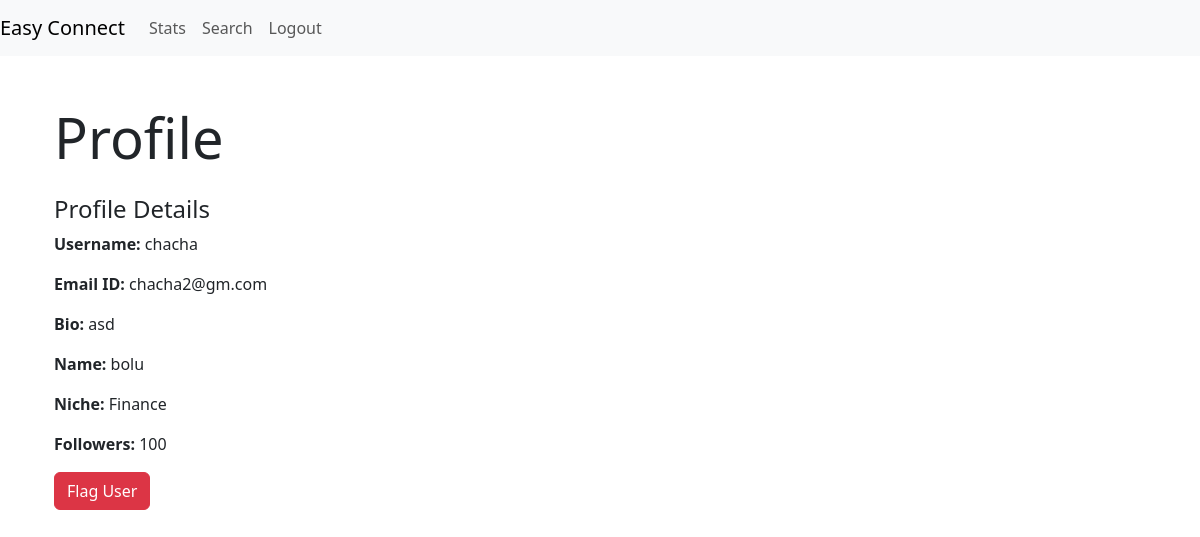
The page /profile/2 (signed in) on the database as committed earlier.
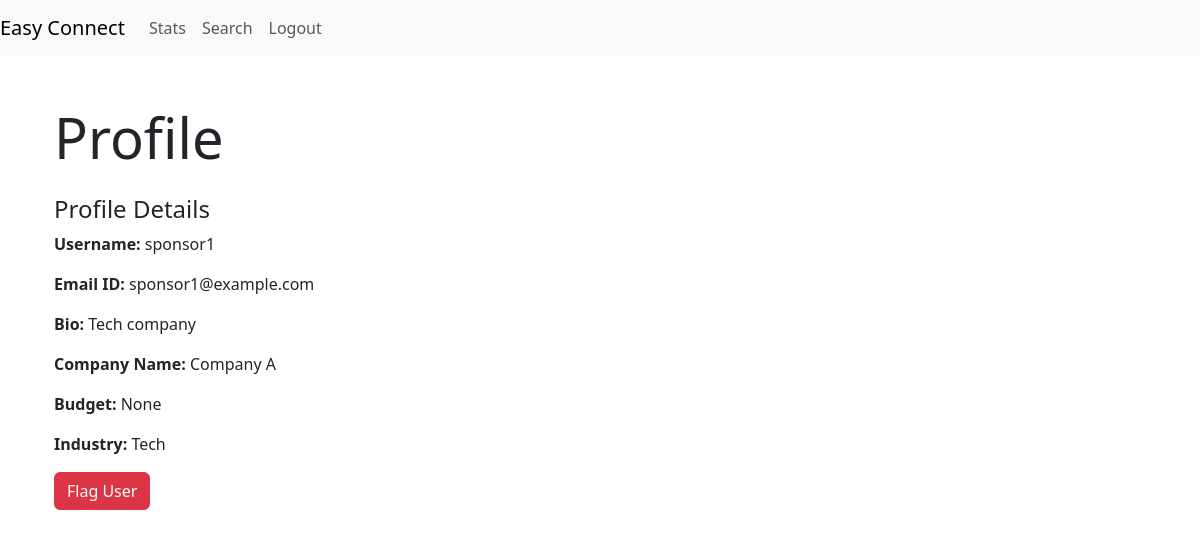
The same page on the database as committed later.
### models.py (models this page shows)
class User(db.Model):
    __tablename__ = 'user'
    id = db.Column(db.Integer, primary_key=True, autoincrement=True)
    role_id = db.Column(db.Integer, db.ForeignKey('user_role.role_id'), nullable=False)
    username = db.Column(db.String(32), nullable=False, unique=True)
    email_id = db.Column(db.String(64), unique=True, nullable=False)
    password = db.Column(db.String(64), nullable=False)
    is_flagged = db.Column(db.Boolean ,default=False)
    role = db.relationship('UserRole', backref=db.backref('users', lazy=True))

class InfluencerProfile(db.Model):
    __tablename__ = 'influencer_profile'
    influencer_id = db.Column(db.Integer, primary_key=True, autoincrement=True)
    id = db.Column(db.Integer, db.ForeignKey('user.id'), nullable=False)
    name = db.Column(db.String(64), nullable=True)
    niche = db.Column(db.String(32))
    followers = db.Column(db.Integer)
    bio = db.Column(db.String(256))
    user = db.relationship('User', backref=db.backref('influencer_profiles', lazy=True))

class Sponsor(db.Model):
    __tablename__ = 'sponsors'
    sponsor_id = db.Column(db.Integer, primary_key=True, autoincrement=True)
    id = db.Column(db.Integer, db.ForeignKey('user.id'), nullable=False)
    company_name = db.Column(db.String(64))
    industry = db.Column(db.String(32))
    budget = db.Column(db.Float(10, 2))
    bio = db.Column(db.String(256))
    user = db.relationship('User', backref=db.backref('sponsors', lazy=True))

### routes.py (the view)
@app.route('/profile/<int:user_id>', methods=['GET'])
@auth_rep
def view_profile(user_id):
    user = User.query.get(user_id)
    if user.role_id == 3:  # Influencer
        profile = InfluencerProfile.query.filter_by(id=user_id).first_or_404()
    elif user.role_id == 2:  # Sponsor
        profile = Sponsor.query.filter_by(id=user_id).first_or_404()
    else:
        profile = None
        flash('User role not recognized.', 'danger')
    return render_template('profile.html', user=user, profile=profile, role_id=user.role_id)

### routes.py (called while the page is built)
def auth_rep(func):
    @wraps(func)
    def inner(*args,**kwargs):
        if 'user_id' in session:
            user = User.query.get(session['user_id'])
            if user.is_flagged:
                flash('Your account is flagged and cannot perform this action.', 'error')
                return redirect(url_for('login'))
            return func(*args,**kwargs)
        else:
            flash('You are not logged in,Please login to proceed','error')
            return redirect(url_for('login'))
    return inner

### templates/profile.html (shortened to what this page needs)
{% extends 'layout.html' %}
{% block content %}
<div class="container">
    <h1 class="display-4 mb-4">Profile</h1>
    <div class="profile-details">
        <h4>Profile Details</h4>
        <p><strong>Username:</strong> {{ user.username }}</p>
        <p><strong>Email ID:</strong> {{ user.email_id }}</p>
        <p><strong>Bio:</strong> {{ profile.bio }}</p>
        {% if role_id == 3 %}
            <p><strong>Name:</strong> {{ profile.name }}</p>
            <p><strong>Niche:</strong> {{ profile.niche }}</p>
            <p><strong>Followers:</strong> {{ profile.followers }}</p>
        {% elif role_id == 2 %}
            <p><strong>Company Name:</strong> {{ profile.company_name }}</p>
            <p><strong>Budget:</strong> {{ profile.budget }}</p>
            <p><strong>Industry:</strong> {{ profile.industry }}</p>
        {% endif %}
    </div>
    {% if session.role_id == 1 %}
        <form action="{{ url_for('flag_user', user_id=user.id) }}" method="POST">
            <button type="submit" class="btn btn-danger">
                 Flag User
            </button>
        </form>
    {% endif %}
</div>
{% endblock %}

Rows that differ between the two databases and show on the page:
no longer on this page (row edited): InfluencerProfile: bio "asd", name "bolu", niche "Finance", followers "100"
changed User: username "chacha" → "sponsor1"; email_id "chacha2@gm.com" → "sponsor1@example.com"
now on this page (row edited): Sponsor: bio "Tech company", company_name "Company A", budget "None", industry "Tech"
Other text that changed with them:
text no longer shown: "Name: Niche: Followers:"
text now shown: "Company Name: Budget: Industry:"
